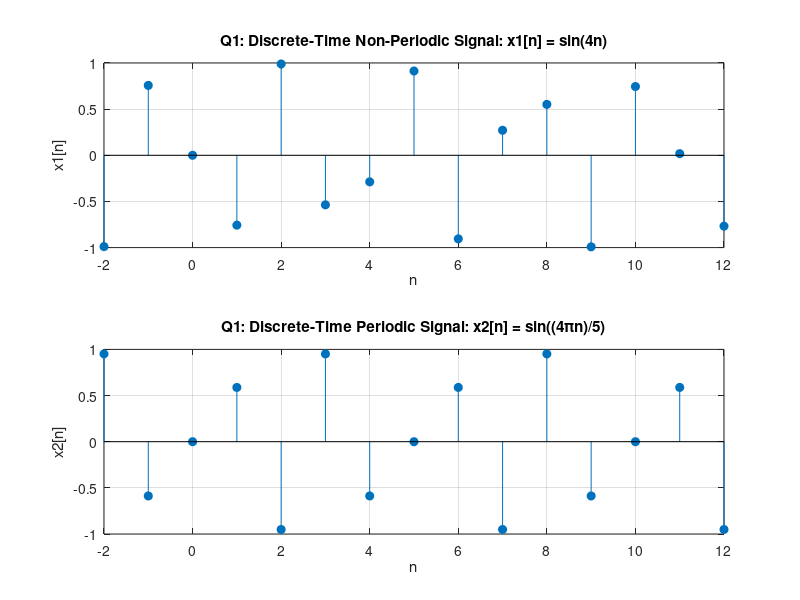
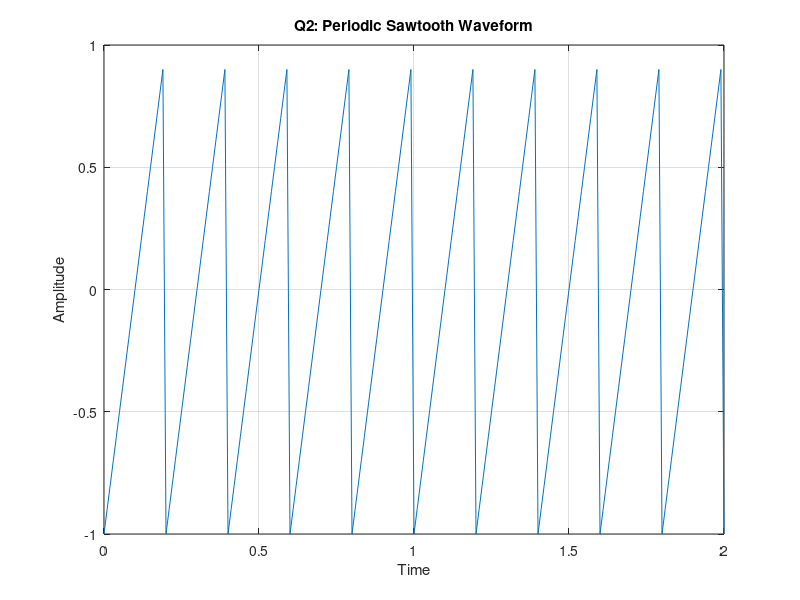
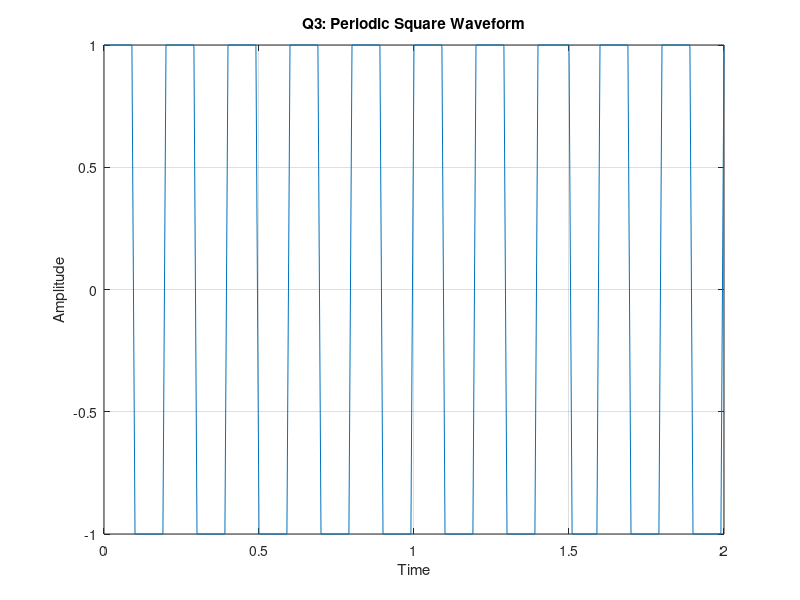
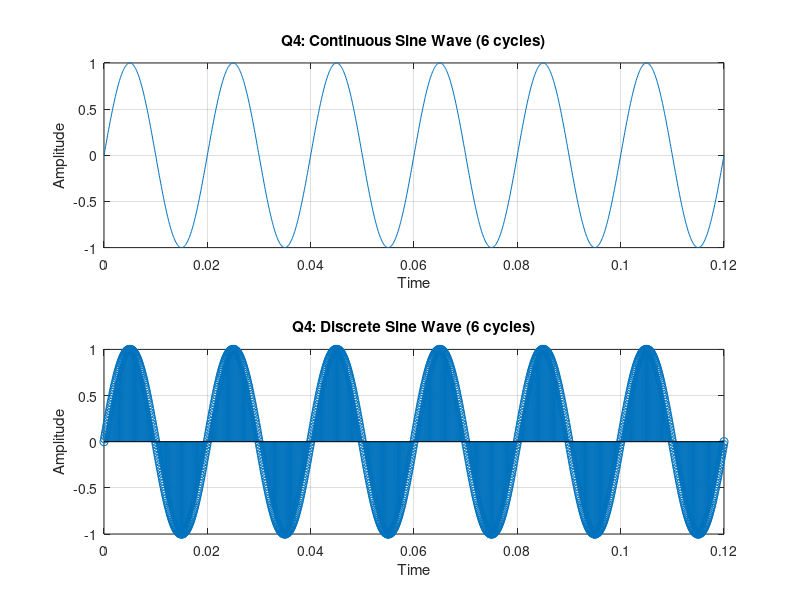

Reproduce these figures in MATLAB, in order.
% Practical 04 – Periodic, Aperiodic, Even & Odd Signals

clc;
clear all;
close all;

%% Q1 - Demonstrate periodic and non-periodic signals
n = -2:12;
x1 = sin(4*n);
x2 = sin((4*pi*n)/5);

figure;
subplot(2,1,1);
stem(n, x1, 'filled');
title('Q1: Discrete-Time Non-Periodic Signal: x1[n] = sin(4n)');
xlabel('n'); ylabel('x1[n]');
grid on;

subplot(2,1,2);
stem(n, x2, 'filled');
title('Q1: Discrete-Time Periodic Signal: x2[n] = sin((4πn)/5)');
xlabel('n'); ylabel('x2[n]');
grid on;

% Even-Odd Check (Simple Comment)
% x1[n] = sin(4n) → Odd function (sin(–x) = –sin(x))
% x2[n] = sin(4πn/5) → Periodic and also Odd (same logic)

%% Q2 - Sawtooth waveform (continuous)
t = 0:0.01:2;
saw = sawtooth(2*pi*5*t);

figure;
plot(t, saw);
title('Q2: Periodic Sawtooth Waveform');
xlabel('Time'); ylabel('Amplitude');
grid on;

%% Q3 - Square waveform (continuous)
square_wave = square(2*pi*5*t);

figure;
plot(t, square_wave);
title('Q3: Periodic Square Waveform');
xlabel('Time'); ylabel('Amplitude');
grid on;

%% Q4 - Sine wave with f = 50 Hz, fs = 10 kHz for 6 cycles
f = 50;             % signal frequency
fs = 10000;         % sampling frequency
T = 1/f;            % period = 1/50 = 0.02s
t4 = 0:1/fs:6*T;    % time vector for 6 cycles

y_cont = sin(2*pi*f*t4); % Continuous
y_disc = sin(2*pi*f*t4); % Discrete (same here)

figure;
subplot(2,1,1);
plot(t4, y_cont);
title('Q4: Continuous Sine Wave (6 cycles)');
xlabel('Time'); ylabel('Amplitude');
grid on;

subplot(2,1,2);
stem(t4, y_disc);
title('Q4: Discrete Sine Wave (6 cycles)');
xlabel('Time'); ylabel('Amplitude');
grid on;
